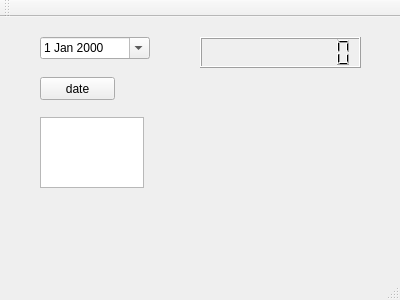
<?xml version="1.0" encoding="UTF-8"?>
<ui version="4.0">
 <class>date</class>
 <widget class="QMainWindow" name="date">
  <property name="geometry">
   <rect>
    <x>0</x>
    <y>0</y>
    <width>400</width>
    <height>300</height>
   </rect>
  </property>
  <property name="windowTitle">
   <string>date</string>
  </property>
  <property name="toolButtonStyle">
   <enum>Qt::ToolButtonIconOnly</enum>
  </property>
  <widget class="QWidget" name="centralWidget">
   <widget class="QDateEdit" name="dateEdit">
    <property name="geometry">
     <rect>
      <x>40</x>
      <y>20</y>
      <width>110</width>
      <height>22</height>
     </rect>
    </property>
    <property name="calendarPopup">
     <bool>true</bool>
    </property>
   </widget>
   <widget class="QPushButton" name="pushButtonDate">
    <property name="geometry">
     <rect>
      <x>40</x>
      <y>60</y>
      <width>75</width>
      <height>23</height>
     </rect>
    </property>
    <property name="text">
     <string>date</string>
    </property>
   </widget>
   <widget class="QTextEdit" name="textEdit">
    <property name="geometry">
     <rect>
      <x>40</x>
      <y>100</y>
      <width>104</width>
      <height>71</height>
     </rect>
    </property>
   </widget>
   <widget class="QLCDNumber" name="lcdNumber">
    <property name="geometry">
     <rect>
      <x>200</x>
      <y>20</y>
      <width>161</width>
      <height>31</height>
     </rect>
    </property>
    <property name="smallDecimalPoint">
     <bool>false</bool>
    </property>
    <property name="digitCount">
     <number>10</number>
    </property>
   </widget>
  </widget>
  <widget class="QMenuBar" name="menuBar">
   <property name="geometry">
    <rect>
     <x>0</x>
     <y>0</y>
     <width>400</width>
     <height>21</height>
    </rect>
   </property>
  </widget>
  <widget class="QToolBar" name="mainToolBar">
   <attribute name="toolBarArea">
    <enum>TopToolBarArea</enum>
   </attribute>
   <attribute name="toolBarBreak">
    <bool>false</bool>
   </attribute>
  </widget>
  <widget class="QStatusBar" name="statusBar"/>
 </widget>
 <layoutdefault spacing="6" margin="11"/>
 <resources/>
 <connections/>
</ui>
